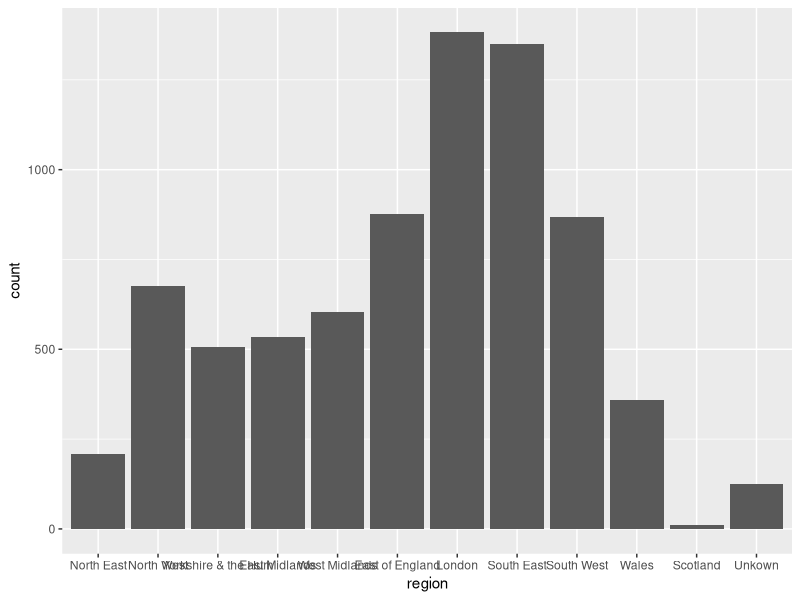

Recreate this plot in R.
## ---- chunk 1
library(tidyverse)

#Creating dataset to match that of the client using the infomation from the crosstabs breakdown of variables

region <- c(rep("NE",4576),rep("NW",14187),rep("Y&H",10864),rep("EM",11153),rep("WM",12325),rep("EE",17573),rep("L",27574),rep("SE",26831),rep("SW",18412),rep("W",7138),rep("S",303),rep("U",2009))
#For size 1=0-10k, 2 10-100k, 3 100k-1m, 4 1m-10m, 5 10m+
size <- c(rep(1,1759),rep(2,1718),rep(3,898),rep(4,179),rep(5,22),
          rep(1,5471),rep(2,5437),rep(3,2662),rep(4,521),rep(5,96),
          rep(1,4324),rep(2,4190),rep(3,1941),rep(4,356),rep(5,53),
          rep(1,5079),rep(2,4048),rep(3,1682),rep(4,283),rep(5,61),
          rep(1,5080),rep(2,4664),rep(3,2079),rep(4,418),rep(5,84),
          rep(1,7601),rep(2,6635),rep(3,2745),rep(4,463),rep(5,129),
          rep(1,8462),rep(2,9408),rep(3,7065),rep(4,2164),rep(5,475),
          rep(1,9822),rep(2,11111),rep(3,4709),rep(4,955),rep(5,234),
          rep(1,7792),rep(2,7173),rep(3,2833),rep(4,511),rep(5,103),
          rep(1,3164),rep(2,2702),rep(3,1037),rep(4,201),rep(5,34),
          rep(1,119),rep(2,117),rep(3,51),rep(4,15),rep(5,1),
          rep(1,614),rep(2,763),rep(3,473),rep(4,128),rep(5,31))

#Putting infomation into dataset and setting variables to be factors
charity.data <- data.frame("id"=sample(1:152945, 152945,replace=F),
                           "region"=region,
                           "size"=size)%>%
  mutate(region=factor(region,levels=c("NE","NW","Y&H","EM","WM","EE","L","SE","SW","W","S","U"),
                       labels=c("North East","North West","Yorkshire & the Hum","East Midlands","West Midlands","East of England","London","South East","South West","Wales","Scotland","Unkown")),
         size=factor(size,levels = c(1:5),labels = c("0-10k","10k-100k","100k-1m","1m-10m","10m+")))
## ---- chunk 2
RS <- sample(1:152945, 7500,replace=F)

sample <- charity.data%>%
  filter(id %in% RS)

sample.table <- table(sample$region,sample$size)
prop.table(sample.table,1)
prop.table(sample.table,2)

ggplot(data=sample,aes(x=region))+geom_bar()
